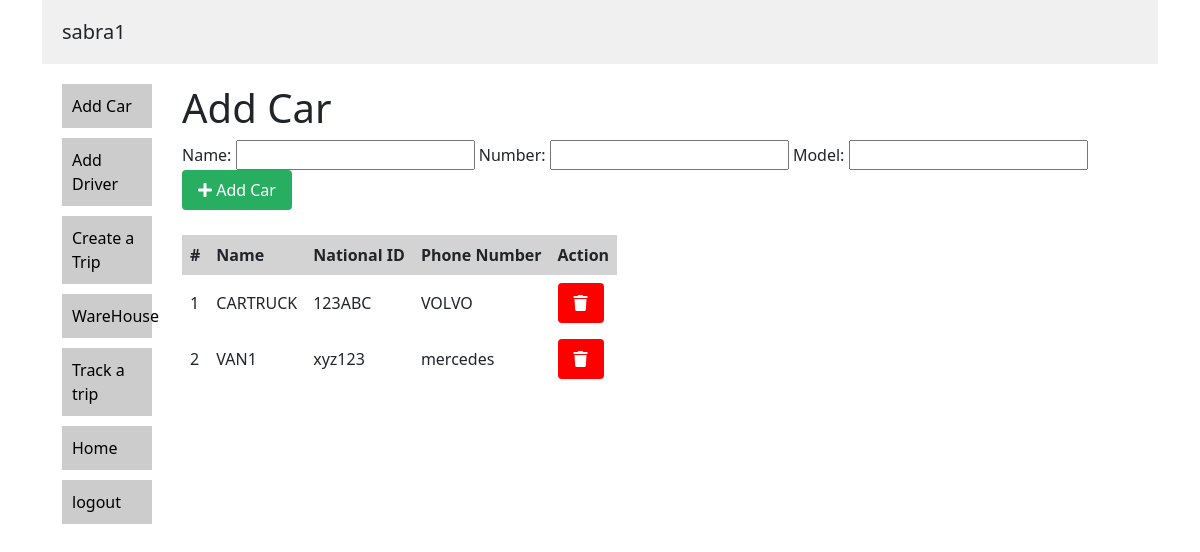
Screenshot of /addCar (signed in) with the database file from the repository.
### tables this page shows
CREATE TABLE userPages (
        id INTEGER PRIMARY KEY AUTOINCREMENT,
        userName TEXT NOT NULL,
        urlPage TEXT NOT NULL,
        pageName TEXT NOT NULL
        );

CREATE TABLE Cars (
        id INTEGER PRIMARY KEY AUTOINCREMENT,
        name TEXT NOT NULL,
        number TEXT NOT NULL,
        model TEXT NOT NULL,
        creater TEXT NOT NULL
        );

### main.py (the view, shortened to what this page needs)
@app.route('/addCar', methods=['POST','GET'])
def addCar():
    if session.get('role') == "user" and request.method == 'GET':
        conn = sqlite3.connect("data.db")
        c = conn.cursor()
        Pages = c.execute("SELECT urlPage ,pageName FROM userPages where userName = ?  ;",([session['username']])).fetchall()
        pageAutherization = c.execute("SELECT urlPage ,pageName FROM userPages where userName = ? and pageName = ? ;",(session['username'],'Add Car')).fetchall()
        if not pageAutherization:
            flash('requested page not found')
            return redirect('/')
        conn = sqlite3.connect("data.db")
        c = conn.cursor()
        c.execute("""CREATE TABLE IF NOT EXISTS Cars (
        id INTEGER PRIMARY KEY AUTOINCREMENT,
        name TEXT NOT NULL,
        number TEXT NOT NULL,
        model TEXT NOT NULL,
        creater TEXT NOT NULL
        )""")
        Data = c.execute("""SELECT * FROM Cars """, ).fetchall()
        return render_template("addCar.html",name = session['name'] ,Pages =Pages,Data=Data)
    else:
        flash('requested page not found')
        return redirect('/')

### templates/addCar.html (shortened to what this page needs)
{% extends 'userHome.html' %}
{% block content %}
<h1>Add Car</h1>
<form action="/addCar" method="POST" style=" padding-bottom: 25px;">
    <label for="name">Name:</label>
    <input type="text" id="name" name="name" required>
    <label for="Number">Number: </label>
    <input type="text" id="Number" name="Number" required>
    <label for="Model">Model:</label>
    <input type="Text" id="Model" name="Model" required>
    <button type="submit" class="add-btn"><i class="fa fa-plus"></i> Add Car</button>
  </form>
<table>
    <thead>
      <tr>
        <th>#</th>
        <th>Name</th>
        <th>National ID</th>
        <th>Phone Number</th>
        <th>Action</th>
      </tr>
    </thead>
    <tbody>
    {% for data in Data %}
      <tr >
        <td >{{loop.index}}</td>
        <td >{{data[1]}}</td>
        <td>{{data[2]}}</td>
        <td>{{data[3]}}</td>
        <td>
          <button  class="delete-btn" onclick="checkAction('delete Driver','{{data[0]}}')"><i class="fa fa-trash"></i></button>
        </td>
      </tr>
      {% endfor %}
    </tbody>
  </table>
{% endblock content %}

### templates/userHome.html (shortened to what this page needs)
<!DOCTYPE html>
<html lang="en">
<head>
<link rel="stylesheet" href="https://cdnjs.cloudflare.com/ajax/libs/font-awesome/4.7.0/css/font-awesome.min.css">
<link rel="stylesheet" href="https://cdnjs.cloudflare.com/ajax/libs/font-awesome/5.15.3/css/all.min.css" />
<link href="https://cdn.jsdelivr.net/npm/bootstrap@5.0.2/dist/css/bootstrap.min.css" rel="stylesheet">
</head>
<body>
  <div class="container">
    <div class="header">
      <h1>{% if name %}
        {{name}}
        {% endif %}
      </h1>
    </div>
    <div class="sidebar">
      <ul>
        {% for page in Pages %}
        <li><a href="{{page[0]}}">{{page[1]}}</a></li>
        {% endfor %}
        <li><a href="/logOut">logout</a></li>
      </ul>
    </div>
    <div class="main">
      {% block content %}{% endblock content %}
    </div>
  </div>
</body>
</html>

### templates/userHome.html (style rules this page uses)
body { font-family: sans-serif; margin: 0; padding: 0; }
.container { width: 100%; max-width: 1200px; margin: 0 auto; }
.header { background-color: #f0f0f0; padding: 20px; }
.header h1 { font-size: 20px; margin: 0; }
.sidebar { width: 130px; float: left; padding: 20px; }
.sidebar ul { list-style-type: none; margin: 0; padding: 0; }
.sidebar li { background-color: #ccc; padding: 10px; margin-bottom: 10px; }
.sidebar li a { color: #000; text-decoration: none; }
.main { margin-left: 120px; padding: 20px; }
table { border-collapse: collapse; width: auto; }
th, td { border: 1px solid black; padding: 8px; text-align: left; }
th { background-color: lightgray; }
.delete-btn { display: inline-block; background-color: #ff0000; color: #fff; border: none; padding: 8px 16px; border-radius: 4px; text-decoration: none; }
.add-btn { display: inline-block; background-color: #27ae60; color: #fff; border: none; padding: 8px 16px; border-radius: 4px; text-decoration: none; }

### rows the page displays
userPages: pageName "Add Car"
userPages: pageName "Add Driver"
userPages: pageName "Create a Trip"
userPages: pageName "WareHouse"
userPages: pageName "Track a trip"
userPages: pageName "Home"
Cars: name "CARTRUCK", number "123ABC", model "VOLVO"
Cars: name "VAN1", number "xyz123", model "mercedes"

### other values shown
{{ name }} "sabra1"
